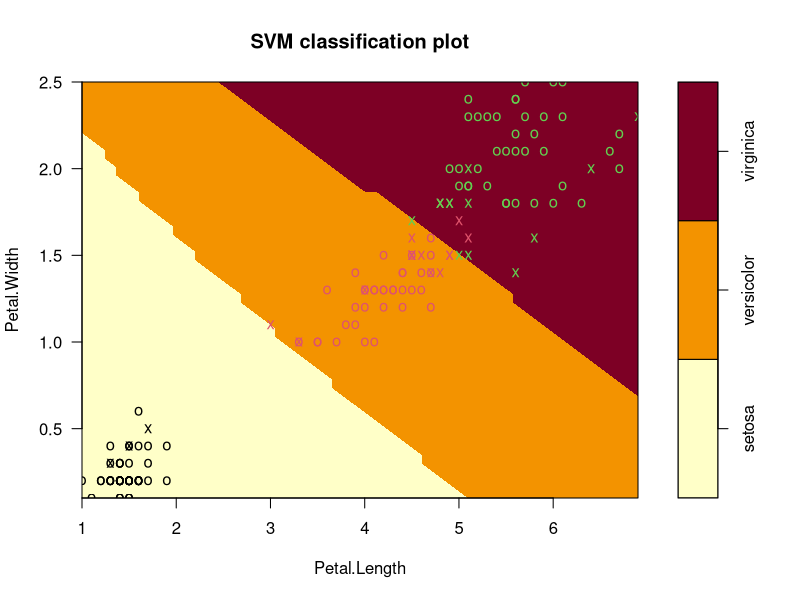
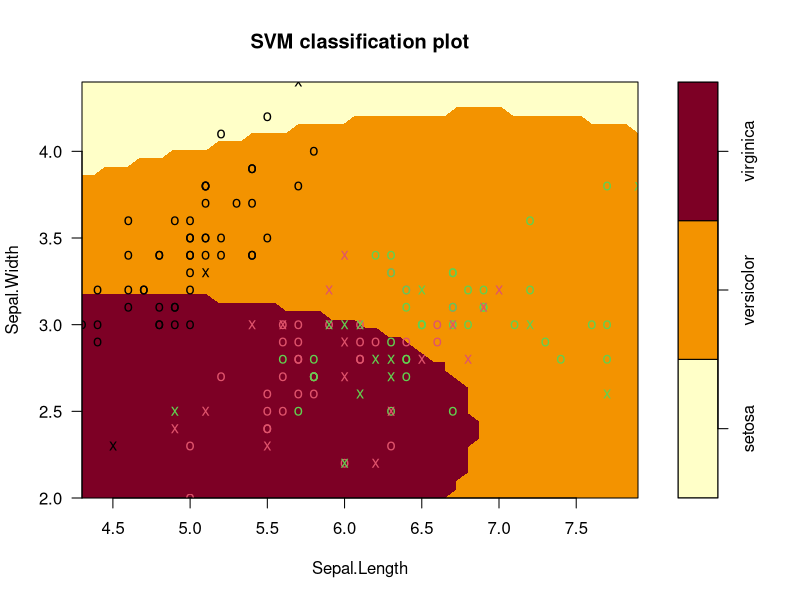

The R source for these figures, in order:
install.packages("e1071")
install.packages("dplyr")

library(e1071)
library(dplyr)

data(iris)
iris %>% head()

# gamma : 선형을 제외한 모든 커널에 요구되는 모수, 기본값은 1/(데이터 차원)
# cost : 제약 위배의 비용, 기본값은 1
# kernel : linear/polynomial/radial/sigmoid
svm.e1071 <- svm(Species ~. , data = iris, type = "C-classification",
                kernel = "radial", cost = 10, gamma = 0.1) 
?svm
summary(svm.e1071)

plot(svm.e1071, iris, Petal.Width ~ Petal.Length, slice = list(Sepal.Width = 3, Sepal.Length = 4))
pred <- predict(svm.e1071, iris, decision.values = T)

plot(svm.e1071, iris, Sepal.Width ~ Sepal.Length, slice = list(Petal.Width = 2.5, Petal.Length = 3))

(acc <- table(pred, iris$Species))
